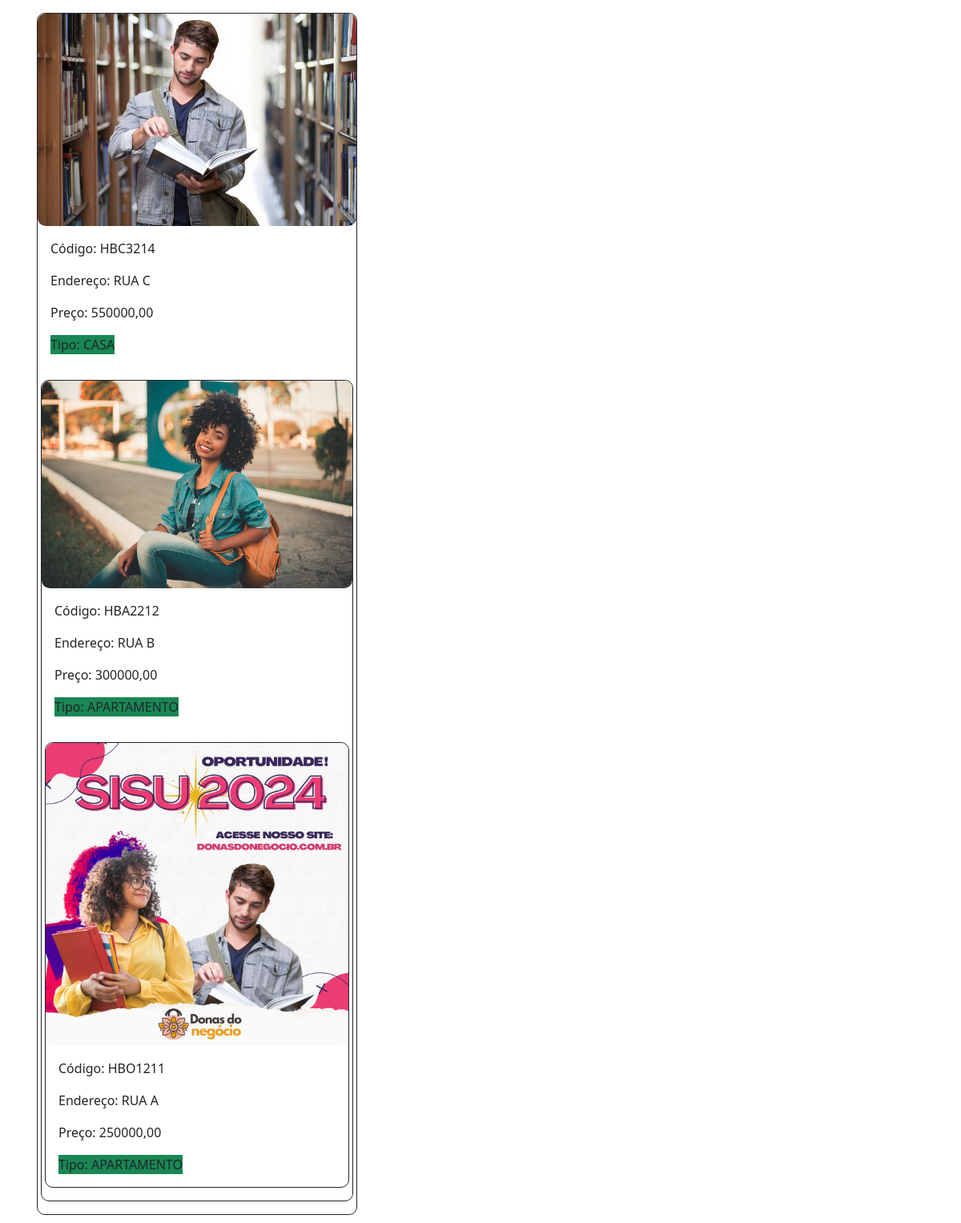
The page / on the database its author committed.
### myapp/models.py (models this page shows, shortened)
class InmobileImage(models.Model):
    image = models.ImageField('Images',upload_to='images')
    inmobile = models.ForeignKey(Inmobile, related_name='inmobile_images', on_delete=models.CASCADE)

class Inmobile(models.Model):
    code = models.CharField(max_length=100)
    type_item = models.CharField(max_length=100, choices=TypeInmobile.choices)
    address = models.TextField()
    price = models.DecimalField( max_digits=10, decimal_places=2)
    is_locate = models.BooleanField(default=False)
    class Meta:
        verbose_name = "Imóvel"
        verbose_name_plural = "imóveis"
        ordering = ['-id']

### myapp/views.py (the view)
# urls.py: path('', views.list_location, name='list_location'),
def list_location(request):
    inmobiles = Inmobile.objects.filter(is_locate=False)
    context = {
        'inmobiles':inmobiles
    }
    return render(request, 'list_location.html', context)

### myapp/templates/list_location.html (shortened to what this page needs)
{% extends "base.html" %}
{% block content %}
    <div class="container">
        <div class="cards">
            {% for inmobile in inmobiles %}
                <div class="card-item h-100">
                    {% for el in inmobile.inmobile_images.all %}
                        {% if forloop.first %}
                            <img src="{{el.image.url}}" class="card-image" width="100%" heigth="320" alt="{{el.id}}" >
                        {% endif %}
                    {% endfor %}
                    <div class="card-body p-3">
                        <p>Código: {{inmobile.code}}</p>
                        <p>Endereço: {{inmobile.address}}</p>
                        <p>Preço: {{inmobile.price}}</p>
                        <div class="d-flex justify-content-between aling-items-center">
                            <div class="badg bg-success"> Tipo: {{inmobile.type_item }}
                        </div>
                    </div>
                </div>
            {% endfor %}
            </div>
        </div>
    </div>
{% endblock %}

### base/templates/base.html (shortened to what this page needs)
{% load static %}
<!DOCTYPE html>
<html lang="en">
<head>
	<link href="https://cdn.jsdelivr.net/npm/bootstrap@5.2.3/dist/css/bootstrap.min.css" rel="stylesheet">
    <link rel="stylesheet" href="{% static 'css/style.css' %}">
</head>
<body>
	{% block content %}
	{% endblock %}
</body>
</html>

### base/static/css/style.css (style rules this page uses)
.cards { display: flex; flex-wrap: wrap; align-items: flex-start; justify-content: space-between; }
.card-item { flex: 0 0 25rem; box-sizing: border-box; margin:1rem 0.25em; border-radius: 10px; border: 1px solid; }
.card-image { border-radius: 10px; }

### rows shown on the page
Inmobile: code "HBC3214", address "RUA C", price "550000,00", type_item "CASA"
InmobileImage: image (picture)
Inmobile: code "HBA2212", address "RUA B", price "300000,00", type_item "APARTAMENTO"
InmobileImage: image (picture)
Inmobile: code "HBO1211", address "RUA A", price "250000,00", type_item "APARTAMENTO"
InmobileImage: image (picture)
